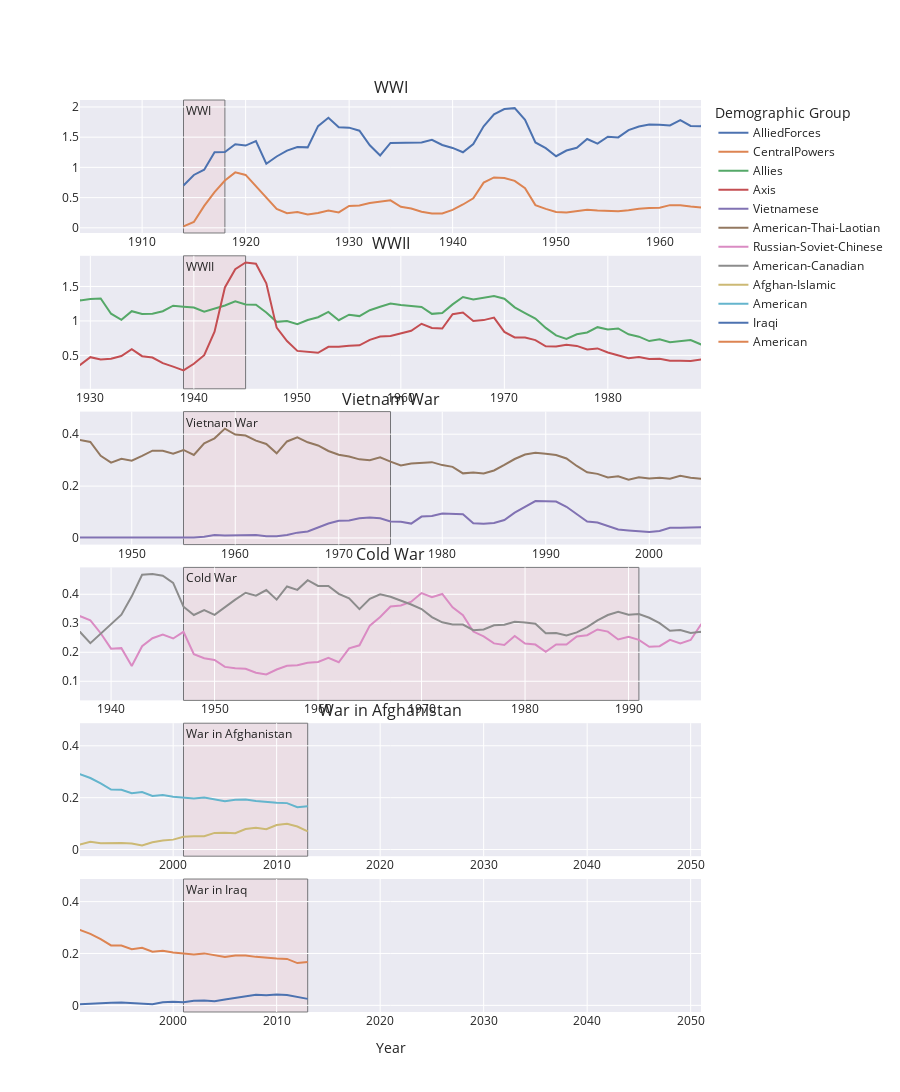

The notebook cell saved with this chart:
### Code cell
AlliedForces = ['Japanese','Russian','American','Italian','English','French']
Allies = ['American','English', 'French', 'Soviet']
CentralPowers = ['German','Austrian', 'Turkish','Hungarian']
Axis = ['German','Nazi','Japanese','Italian','Hungarian','Thai']

figures = [
plot_relative_occurrences_mean(all_counts_by_period, [AlliedForces,CentralPowers],groups = ['AlliedForces','CentralPowers']),
plot_relative_occurrences_mean(all_counts_by_period, [Allies,Axis],groups = ['Allies','Axis']),
plot_relative_occurrences_mean(all_counts_by_period, [['Vietnamese'],['American','Thai','Laotian']]),
plot_relative_occurrences_mean(all_counts_by_period, [['Russian','Soviet','Chinese'],['American','Canadian']]),
plot_relative_occurrences_mean(all_counts_by_period, [['Afghan','Islamic'],['American']]),
plot_relative_occurrences_mean(all_counts_by_period, [['Iraqi'],['American']]),
]

dates_list= [
    ('1914', '1918', 'WWI'),
    ('1939', '1945', 'WWII'),
    ('1955', '1975', 'Vietnam War'),
    ('1947', '1991', 'Cold War'),
    ('2001', '2013', 'War in Afghanistan'),
    ('2001', '2013', 'War in Iraq')
]
titles = ('WWI','WWII','Vietnam War','Cold War','War in Afghanistan')

fig = make_subplots(rows=len(figures), cols=1, subplot_titles=titles,vertical_spacing = 0.025) 

for i, figure in enumerate(figures):
    for trace in range(len(figure["data"])):
        figure.update_traces(name='Allies',selector=dict(type='scatter', index=0))
        fig.append_trace(figure["data"][trace], row=i+1, col=1)
    

    if i < len(dates_list):
        date = dates_list[i]    
        fig.add_vrect(
                x0=date[0],
                x1=date[1],
                annotation_text=date[2],
                annotation_position="top left",
                fillcolor='rgba(255, 0, 0, 0.1)',
                layer='below',
                line_width=1, row=i+1, col=1)
        fig.update_xaxes(range=[int(date[0])-10, int(date[0])+50], row=i+1, col=1)

fig.update_layout(
        legend_title='Demographic Group',
        template='seaborn',
        height=250*len(figures),
    )

fig.update_xaxes(title_text="Year", row=len(figures), col=1)
fig_json = fig.to_json()

#with open('figures/ethnicity-representation_AlliesEnemies.json', 'w') as json_file:
#    json.dump(json.loads(fig_json), json_file, indent=4)   

fig.show()
